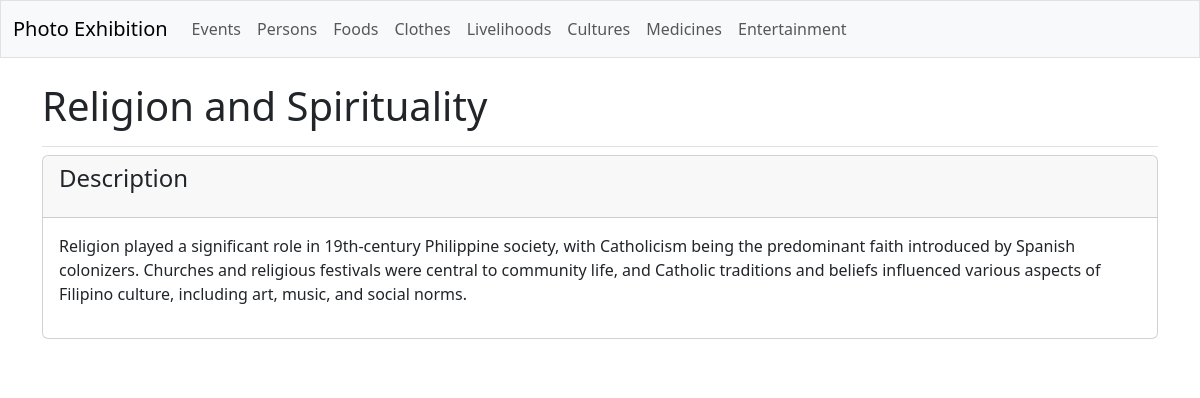
The page /galleries/cultures/1/ on the database its author committed.
### galleries/models.py (models this page shows, shortened)
class Culture(models.Model):
    culture_text = models.CharField(max_length=200)

class CultureDetail(models.Model):
    culture = models.ForeignKey(Culture, on_delete=models.CASCADE)
    culture_subtext = models.TextField()

### galleries/views.py (the view)
# urls.py: path('cultures/<int:culture_id>/', views.culture_detail, name='culture_detail'),
def culture_detail(request, culture_id):
    culture = Culture.objects.get(id=culture_id)
    images = CultureImage.objects.filter(culture=culture)
    culture_details = culture.culturedetail_set.all()
    context = {'culture': culture, 'culture_details': culture_details, 'images': images}
    return render(request, 'galleries/culture_detail.html', context)

### galleries/templates/galleries/culture_detail.html (shortened to what this page needs)
{% extends 'galleries/base.html' %}
{% block page_header %}
  <h1>{{ culture.culture_text }}</h1>
{% endblock page_header %}
{% block content %}
  {% for culture_detail in culture_details %}
    <div class="card mb-3">
      <h4 class="card-header">
        <p>Description</p>
      </h4>
      <div class="card-body">{{ culture_detail.culture_subtext|linebreaks }}</div>
    </div>
  {% empty %}
    <p>There are no details for this culture yet.</p>
  {% endfor %}
  <div id="carouselExampleCaptions" class="carousel slide">
    <div class="carousel-indicators">
      <button type="button" data-bs-target="#carouselExampleCaptions" data-bs-slide-to="0" class="active" aria-current="true" aria-label="Slide 1"></button>
      <button type="button" data-bs-target="#carouselExampleCaptions" data-bs-slide-to="1" aria-label="Slide 2"></button>
      <button type="button" data-bs-target="#carouselExampleCaptions" data-bs-slide-to="2" aria-label="Slide 3"></button>
    </div>
    <button class="carousel-control-prev" type="button" data-bs-target="#carouselExampleCaptions" data-bs-slide="prev">
      <span class="carousel-control-prev-icon" aria-hidden="true"></span>
    </button>
    <button class="carousel-control-next" type="button" data-bs-target="#carouselExampleCaptions" data-bs-slide="next">
      <span class="carousel-control-next-icon" aria-hidden="true"></span>
    </button>
  </div>
{% endblock content %}

### rows shown on the page
Culture: culture_text "Religion and Spirituality"
CultureDetail: culture_subtext "Religion played a significant role in 19th-century Philippine society, with Catholicism being the predominant faith introduced by Spanish colonizers. Churches and religious festivals were central to community life, and Catholic traditions and beliefs influenced various aspects of Filipino culture, including art, music, and social norms."
